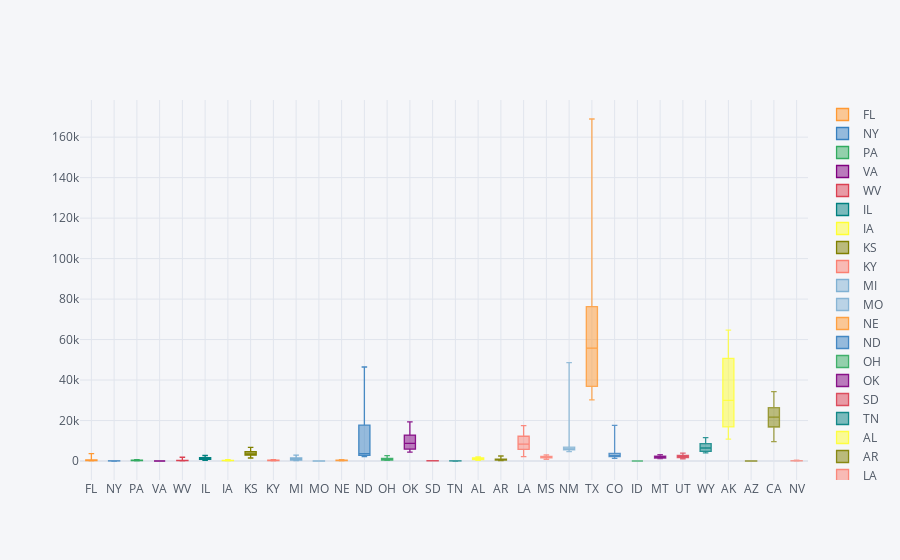

Notebook code cell kept with this figure:
### Code cell
df.iplot(kind='box')

### Figure 1 — Plotly figure (JSON) as saved in the notebook; plotly's stock layout.template omitted (floating-point values rounded to 4 significant figures; data arrays with more than 128 entries replaced by an {"elided": "..."} marker saying what was removed)
{"data": [{"boxpoints": false, "line": {"width": 1.3}, "marker": {"color": "rgba(255, 153, 51, 1.0)"}, "name": "FL", "orientation": "v", "type": "box", "y": {"elided": "499 int values"}}, {"boxpoints": false, "line": {"width": 1.3}, "marker": {"color": "rgba(55, 128, 191, 1.0)"}, "name": "NY", "orientation": "v", "type": "box", "y": {"elided": "499 int values"}}, {"boxpoints": false, "line": {"width": 1.3}, "marker": {"color": "rgba(50, 171, 96, 1.0)"}, "name": "PA", "orientation": "v", "type": "box", "y": {"elided": "499 int values"}}, {"boxpoints": false, "line": {"width": 1.3}, "marker": {"color": "rgba(128, 0, 128, 1.0)"}, "name": "VA", "orientation": "v", "type": "box", "y": {"elided": "499 int values"}}, {"boxpoints": false, "line": {"width": 1.3}, "marker": {"color": "rgba(219, 64, 82, 1.0)"}, "name": "WV", "orientation": "v", "type": "box", "y": {"elided": "499 int values"}}, {"boxpoints": false, "line": {"width": 1.3}, "marker": {"color": "rgba(0, 128, 128, 1.0)"}, "name": "IL", "orientation": "v", "type": "box", "y": {"elided": "499 int values"}}, {"boxpoints": false, "line": {"width": 1.3}, "marker": {"color": "rgba(255, 255, 51, 1.0)"}, "name": "IA", "orientation": "v", "type": "box", "y": {"elided": "499 int values"}}, {"boxpoints": false, "line": {"width": 1.3}, "marker": {"color": "rgba(128, 128, 0, 1.0)"}, "name": "KS", "orientation": "v", "type": "box", "y": {"elided": "499 int values"}}, {"boxpoints": false, "line": {"width": 1.3}, "marker": {"color": "rgba(251, 128, 114, 1.0)"}, "name": "KY", "orientation": "v", "type": "box", "y": {"elided": "499 int values"}}, {"boxpoints": false, "line": {"width": 1.3}, "marker": {"color": "rgba(128, 177, 211, 1.0)"}, "name": "MI", "orientation": "v", "type": "box", "y": {"elided": "499 int values"}}, {"boxpoints": false, "line": {"width": 1.3}, "marker": {"color": "rgba(128, 177, 211, 0.8999999999999999)"}, "name": "MO", "orientation": "v", "type": "box", "y": {"elided": "499 int values"}}, {"boxpoints": false, "line": {"width": 1.3}, "marker": {"color": "rgba(255, 153, 51, 0.8999999999999999)"}, "name": "NE", "orientation": "v", "type": "box", "y": {"elided": "499 int values"}}, {"boxpoints": false, "line": {"width": 1.3}, "marker": {"color": "rgba(55, 128, 191, 0.8999999999999999)"}, "name": "ND", "orientation": "v", "type": "box", "y": {"elided": "499 int values"}}, {"boxpoints": false, "line": {"width": 1.3}, "marker": {"color": "rgba(50, 171, 96, 0.8999999999999999)"}, "name": "OH", "orientation": "v", "type": "box", "y": {"elided": "499 int values"}}, {"boxpoints": false, "line": {"width": 1.3}, "marker": {"color": "rgba(128, 0, 128, 0.8999999999999999)"}, "name": "OK", "orientation": "v", "type": "box", "y": {"elided": "499 int values"}}, {"boxpoints": false, "line": {"width": 1.3}, "marker": {"color": "rgba(219, 64, 82, 0.8999999999999999)"}, "name": "SD", "orientation": "v", "type": "box", "y": {"elided": "499 int values"}}, {"boxpoints": false, "line": {"width": 1.3}, "marker": {"color": "rgba(0, 128, 128, 0.8999999999999999)"}, "name": "TN", "orientation": "v", "type": "box", "y": {"elided": "499 int values"}}, {"boxpoints": false, "line": {"width": 1.3}, "marker": {"color": "rgba(255, 255, 51, 0.8999999999999999)"}, "name": "AL", "orientation": "v", "type": "box", "y": {"elided": "499 int values"}}, {"boxpoints": false, "line": {"width": 1.3}, "marker": {"color": "rgba(128, 128, 0, 0.8999999999999999)"}, "name": "AR", "orientation": "v", "type": "box", "y": {"elided": "499 int values"}}, {"boxpoints": false, "line": {"width": 1.3}, "marker": {"color": "rgba(251, 128, 114, 0.8999999999999999)"}, "name": "LA", "orientation": "v", "type": "box", "y": {"elided": "499 int values"}}, {"boxpoints": false, "line": {"width": 1.3}, "marker": {"color": "rgba(251, 128, 114, 0.7999999999999998)"}, "name": "MS", "orientation": "v", "type": "box", "y": {"elided": "499 int values"}}, {"boxpoints": false, "line": {"width": 1.3}, "marker": {"color": "rgba(128, 177, 211, 0.7999999999999998)"}, "name": "NM", "orientation": "v", "type": "box", "y": {"elided": "499 int values"}}, {"boxpoints": false, "line": {"width": 1.3}, "marker": {"color": "rgba(255, 153, 51, 0.7999999999999998)"}, "name": "TX", "orientation": "v", "type": "box", "y": {"elided": "499 int values"}}, {"boxpoints": false, "line": {"width": 1.3}, "marker": {"color": "rgba(55, 128, 191, 0.7999999999999998)"}, "name": "CO", "orientation": "v", "type": "box", "y": {"elided": "499 int values"}}, {"boxpoints": false, "line": {"width": 1.3}, "marker": {"color": "rgba(50, 171, 96, 0.7999999999999998)"}, "name": "ID", "orientation": "v", "type": "box", "y": {"elided": "499 int values"}}, {"boxpoints": false, "line": {"width": 1.3}, "marker": {"color": "rgba(128, 0, 128, 0.7999999999999998)"}, "name": "MT", "orientation": "v", "type": "box", "y": {"elided": "499 int values"}}, {"boxpoints": false, "line": {"width": 1.3}, "marker": {"color": "rgba(219, 64, 82, 0.7999999999999998)"}, "name": "UT", "orientation": "v", "type": "box", "y": {"elided": "499 int values"}}, {"boxpoints": false, "line": {"width": 1.3}, "marker": {"color": "rgba(0, 128, 128, 0.7999999999999998)"}, "name": "WY", "orientation": "v", "type": "box", "y": {"elided": "499 int values"}}, {"boxpoints": false, "line": {"width": 1.3}, "marker": {"color": "rgba(255, 255, 51, 0.7999999999999998)"}, "name": "AK", "orientation": "v", "type": "box", "y": {"elided": "499 int values"}}, {"boxpoints": false, "line": {"width": 1.3}, "marker": {"color": "rgba(128, 128, 0, 0.7999999999999998)"}, "name": "AZ", "orientation": "v", "type": "box", "y": {"elided": "499 int values"}}, {"boxpoints": false, "line": {"width": 1.3}, "marker": {"color": "rgba(128, 128, 0, 0.7)"}, "name": "CA", "orientation": "v", "type": "box", "y": {"elided": "499 int values"}}, {"boxpoints": false, "line": {"width": 1.3}, "marker": {"color": "rgba(251, 128, 114, 0.7)"}, "name": "NV", "orientation": "v", "type": "box", "y": {"elided": "499 int values"}}], "layout": {"legend": {"bgcolor": "#F5F6F9", "font": {"color": "#4D5663"}}, "paper_bgcolor": "#F5F6F9", "plot_bgcolor": "#F5F6F9", "title": {"font": {"color": "#4D5663"}}, "xaxis": {"gridcolor": "#E1E5ED", "showgrid": true, "tickfont": {"color": "#4D5663"}, "title": {"font": {"color": "#4D5663"}, "text": ""}, "zerolinecolor": "#E1E5ED"}, "yaxis": {"gridcolor": "#E1E5ED", "showgrid": true, "tickfont": {"color": "#4D5663"}, "title": {"font": {"color": "#4D5663"}, "text": ""}, "zerolinecolor": "#E1E5ED"}}}
